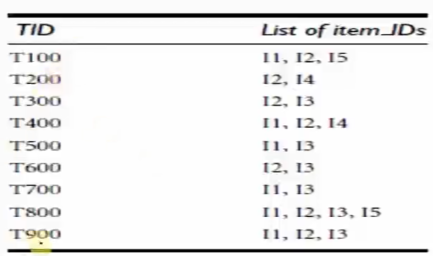
#> input picture Machine Learning/Association Rule/Apriori/images/data.png, 433 x 256 px
$ jupyter execute --allow-errors apriori.ipynb
#> lines starting #> are read from the running program, lines starting #| are printed output that depends on the picture
1. [Apriori Algorithm](#apriori-algorithm)

#### Apriori Algorithm:
- is one of the association rule mining techniques to identify the relationship and patterns between variables
- used to find all frequent items sets
- generate strong association rules for frequent item sets with min support and confidence
- uses breadth first search

Apriori property:
- if an itemset is frequent, all of its subsets must also be frequent. In simpler terms, if a combination of items appears frequently in a dataset, then any smaller combination of those items should also appear frequently.

Process of Apriori:
- Set min confidence and support
- take all the subsets from itemset which have support greater than the min support
- take all the rules from the subset which have confidence greater than  the min confidence
- sort the rules by decreasing lift

- now lets consider the dataset below as the itsemset for apriori to find the relationship and patterns betwwen items in the itemset

[cell 1]
from PIL import Image
from IPython.display import display

img = Image.open('images/data.png')
#> img is the input picture: PIL image 433x256 RGBA; mean R, G, B, A 238, 237.8, 237.7, 255
new_image = img.resize((400, 400))
display(new_image)

- at first, we set the min support and confidence values = 2
- Support:
    - measures the frequency of the rule in the dataset

[cell 2]
from PIL import Image
from IPython.display import display

img = Image.open('images/support.png')
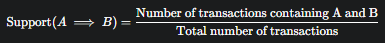
#> input picture Machine Learning/Association Rule/Apriori/images/support.png, 385 x 43 px
#> img is the input picture: PIL image 385x43 RGBA; mean R, G, B, A 51.7, 52.4, 53.3, 255
new_image = img.resize((650, 100))
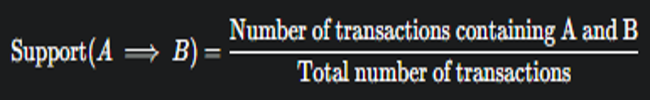
#> new_image: PIL image 650x100 RGBA; mean R, G, B, A 51.7, 52.4, 53.3, 255
display(new_image)

- scan the itemset and calculate the count for each items i.e. C1
- next we will compare the count with min support to see which of the items are greater or equal to the min support i.e. L1

[cell 3]
from PIL import Image
from IPython.display import display

img = Image.open('images/c1l1.png')
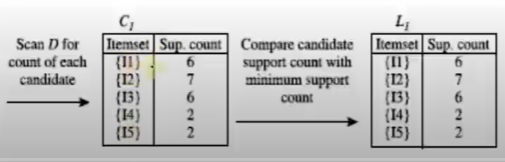
#> input picture Machine Learning/Association Rule/Apriori/images/c1l1.png, 505 x 162 px
#> img is the input picture: PIL image 505x162 RGBA; mean R, G, B, A 196.4, 196.3, 196, 255
new_image = img.resize((650, 200))
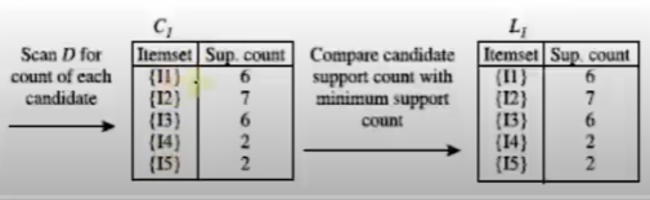
#> new_image: PIL image 650x200 RGBA; mean R, G, B, A 196.4, 196.3, 196, 255
display(new_image)

- now find C2 & L2 just like the previous step but here the items are combination of 2 (i.e. 2 frequent items) based on L1,
    - here I1,I2 is the same as I2,I1. therefore we take one of the combination
    - also I2,I2 is not possible
- L2 values are the ones that satisfy min support

[cell 4]
from PIL import Image
from IPython.display import display

img = Image.open('images/c2l2.png')
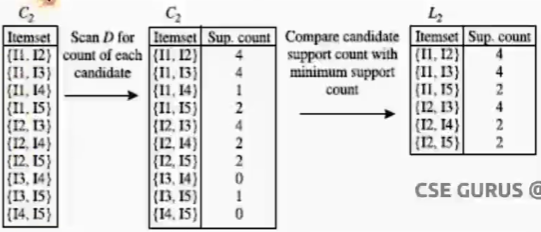
#> input picture Machine Learning/Association Rule/Apriori/images/c2l2.png, 541 x 232 px
#> img is the input picture: PIL image 541x232 RGBA; mean R, G, B, A 224.9, 224.8, 224.7, 255
new_image = img.resize((700, 300))
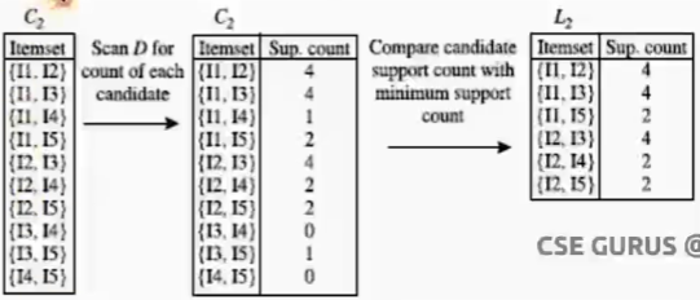
#> new_image: PIL image 700x300 RGBA; mean R, G, B, A 224.9, 224.8, 224.7, 255
display(new_image)

- now find C3 & L3 just like the previous step but here the items are combination of 3 (i.e. 3 frequent items) based L2,
    - here I1,I2,I3 is the same as I2,I1. therefore we take one of the combination
    - also I2,I2,I2 is not possible
- L2 values are the ones that satisfy min support
- when we reach I1, I3, I4, I5 => which is a combination of 4, however when we are currently calculating the combinations of 3, this instance is ignored

C3:
| Itemset | Count |
|---|---|
| I1,I2,I3 | 2 |
| I1,I2,I5 | 2 |
| I1,I2,I4 | 1 |
| I1,I3,I5 | 1 |
| I1,I3,I4 | 0 |
| I2,I3,I4 | 0 |
| I2,I3,I5 | 1 |
| I2,I4,I5 | 0 |

- Ignored combinations:
    - I1,I3,I2,I4
    - I1,I3,I2,I5 or I1,I5,I2,I3
    - I1,I5,I2,I4

- based on the min support only two combinaion of 3 is chosen and move forward

[cell 5]
from PIL import Image
from IPython.display import display

img = Image.open('images/c3l3.png')
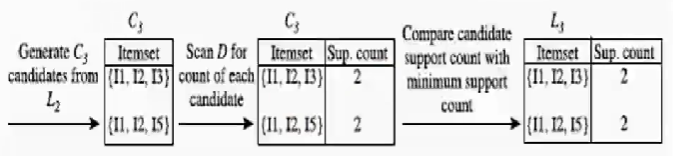
#> input picture Machine Learning/Association Rule/Apriori/images/c3l3.png, 673 x 156 px
#> img is the input picture: PIL image 673x156 RGBA; mean R, G, B, A 224.8, 224.8, 224.8, 255
new_image = img.resize((850, 150))
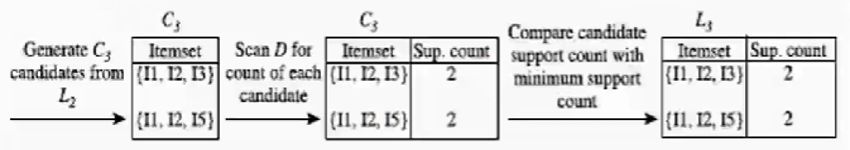
#> new_image: PIL image 850x150 RGBA; mean R, G, B, A 224.8, 224.8, 224.8, 255
display(new_image)

- now find C4 & L4 just like the previous step but here the items are combination of 4 (i.e. 4 frequent items) based L3,

C4:
| Itemset | Count |
|---|---|
| I1,I2,I3,I5 | 1 |

- here we have no itemset in L2 since it doesnt satisfy the min support condition
- now since we know the last itemset which qualified the min support are

| Itemset | Count |
|---|---|
| I1,I2,I3 | 2 |
| I1,I2,I5 | 2 |

- now referring back to the apriori property, we know that
    - eg: I1,I2,I3 is one of the frequent subset which satisfied the min support
        - the subsets are also frequent which satisfy the min support too
            - I1
            - I2
            - I3
            - I1,I2
            - I2,I3
            - I1,I3

- now, we create the rules based on min support and min confidence
- to calculate the confidence refer the below image
    - which measures the reliability of the rule

[cell 6]
from PIL import Image
from IPython.display import display

img = Image.open('images/confidence.png')
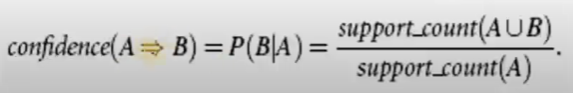
#> input picture Machine Learning/Association Rule/Apriori/images/confidence.png, 573 x 93 px
#> img is the input picture: PIL image 573x93 RGBA; mean R, G, B, A 198.7, 198.6, 198.1, 255
new_image = img.resize((650, 100))
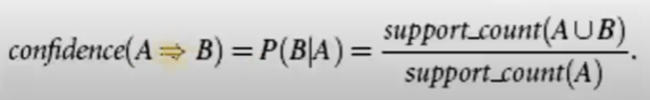
#> new_image: PIL image 650x100 RGBA; mean R, G, B, A 198.7, 198.6, 198.1, 255
display(new_image)
